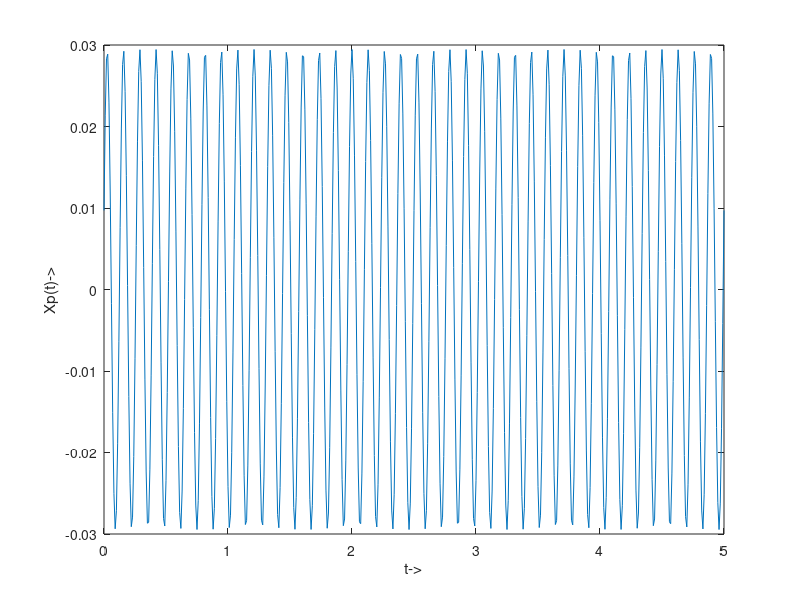

Recreate this plot in MATLAB.
%Shishir Khanal
% ME 4440 
% Mechanical Vibrations Project 
% Group Members: 
% Sheeren Aljumah 
% Jose Nunez Torres
% Shishir Khanal
% Date: 12/07/2018 
% Purpose : Develop a simulation for the amplitude of the particular 
% solution of the vibration system of interest
%------------------------------------------------------------- 
clear; clc;
% Clears the screen and workspace for fresh start every time 
mu = 0.3; 
% Assume coefficient of kinetic friction between two aluminium surfaces
%is taken as 0.3
M = .065;
% Total mass of the load and the motor is taken as 0.065 kg 
m0 = 0.018; 
% mass of load is taken as 0.4 kg 
g = 9.81; 
% Acceleration due to gravity is 9.81 ms^-2
e = 0.023 ; 
% eccentricity of the rotating mass is 0.023 m
wf = 456*(2*pi/60);
% equation for limiting angular frequency that will give the real amplitude,
% Rpm used include: 426 at 45 degree position, 444 at 30 degrees, 462 at 0
% degrees from the vertical, and 456 at -30 degrees
k1 = 101 ; 
k2 = 58; 
% Spring constants
keq = k1+k2; 
% Assuming the two springs are in parallel and same value of spring constant. 
%Keq = k1+k2 
wn = (keq/(M+m0))^(1/2); 
% equation for natural frequency where Total Mass is used
F0 = m0*e*(wf^2); 
% equation for F0 
N = (M+m0)*g; 
% expression for Normal force 
Term1 = 1-((4*mu*N)/(pi*F0))^2;
Term2 = (1-(wf^2/wn^2)); 
X = (F0/keq)*(Term1/(Term2)^2)^(1/2); 
% Amplitude 
TermA = (4*mu*N)/(pi*keq*X); 
phi = atan(TermA/Term2); 
% phase lag
t = 0:0.01:5; 
Xp = X * sin(wf*t - phi); 
% expression for particular solution 
plot(t,Xp)
ylabel('Xp(t)->'); 
xlabel('t->'); 
